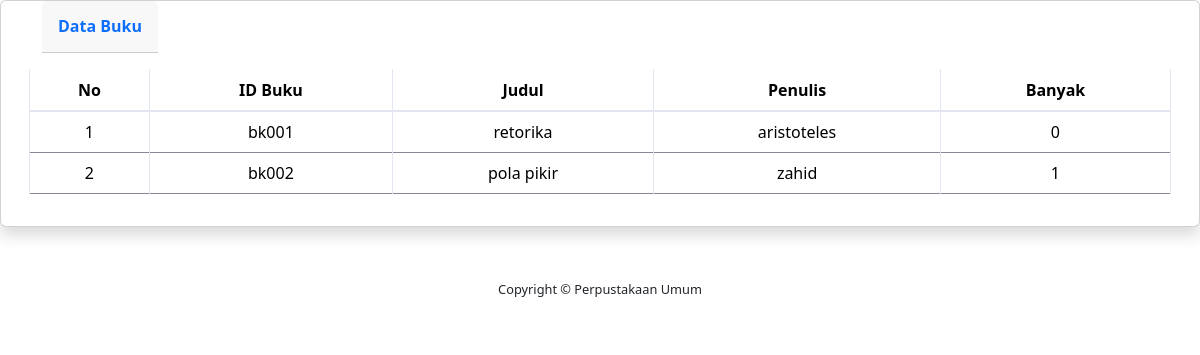
Page /databuku_user.php on the committed database.
### tables this page shows
CREATE TABLE `buku` (
  `idbuku` varchar(5) NOT NULL,
  `judul` varchar(30) NOT NULL,
  `penulis` varchar(30) NOT NULL,
  `banyak` int(3) NOT NULL
);

### databuku_user.php (the view, shortened to what this page needs)
<!DOCTYPE html>
<html lang="en">
<head>
    <link href="assets/vendor/fontawesome-free/ess/all.min.css" rel="stylesheet" type="text/css">
    <link href="assets/vendor/datatables/dataTables.bootstrap4.min.css" rel="stylesheet">
    <link href="assets/css/sb-admin-2.min.css" rel="stylesheet">
	<link href="https://cdn.jsdelivr.net/npm/bootstrap@5.3.2/dist/css/bootstrap.min.css" rel="stylesheet">
</head>
<body id="page-top">
    <div class="container-fluid">
        <div class="row">
            <div class="card shadow mb-4">
                <div class="container d-flex justify-content-between">
                    <div class="card-header py-3">
                        <h6 class="m-0 font-weight-bold text-primary">Data Buku</h6>
                    </div>
                </div>
                <div class="card-body">
                    <div class="table-responsive">
                        <table class="table table-bordered table-hover" id="dataTable" width="100%" cellspacing="0">
                            <thead align="center" class="bg-primary" style="color:white">
                                <tr>
                                    <th>No</th>
                                    <th>ID Buku</th>
                                    <th>Judul</th>
                                    <th>Penulis</th>
                                    <th>Banyak</th>
                                </tr>
                            </thead>
                            <tbody align="center">
                                <?php
                                include 'db/koneksi.php';
                                $no = 1;
                                $dataa = mysqli_query($db, "SELECT * FROM buku");
                                while ($d = mysqli_fetch_array($dataa)) {
                                ?>
                                    <tr>
                                        <td><?= $no++; ?></td>
                                        <td><?= $d['idbuku']; ?></td>
                                        <td><?= $d['judul']; ?></td>
                                        <td><?= $d['penulis']; ?></td>
                                        <td><?= $d['banyak']; ?></td>
                                    </tr>
                                <?php
                                }
                                ?>
                            </tbody>
                        </table>
                    </div>
                </div>
            </div>
        </div>
    </div>
    <Footer class="sticky-footer bg-white">
	<div class="container my-auto">
	<div class="copyright text-center my-auto">
		<span>Copyright &copy; Perpustakaan Umum</span>
	</div>
	</div>
</footer>
</body>
</html>

### rows in the picture
buku: idbuku "bk001", judul "retorika", penulis "aristoteles", banyak "0"
buku: idbuku "bk002", judul "pola pikir", penulis "zahid", banyak "1"
